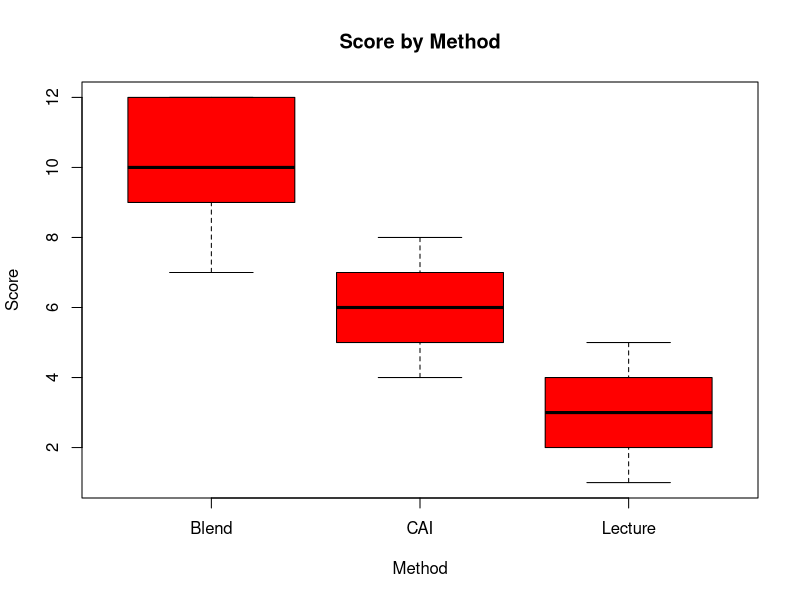

Recreate this plot in R.
# ANCOVA

# Essentially, ANCOVA helps to determine whether there are
# significant differences between groups after adjusting for
# the covariates. The key advantage of ANCOVA is that it helps to
# remove the variance from the dependent variable that is explained by
# the covariates, allowing a clearer comparison of the group effects.

# Example: Suppose we want to compare the effectiveness of three different
# teaching methods (Method A, Method B, and Method C) on students' final exam scores.
# However, we also want to account for the students' prior knowledge,
# which we measure using their scores on a pre-test. In this case,
# the teaching method is the independent variable, the final exam score is the dependent variable,
# and the pre-test score is the covariate. By using ANCOVA, we can adjust the final exam scores
# based on the pre-test scores, allowing us to more accurately assess the impact of the teaching methods.

Method<-c("Lecture", "Lecture" , "Lecture", "Lecture", "Lecture", 
          "CAI", "CAI","CAI","CAI","CAI", 
          "Blend", "Blend","Blend","Blend","Blend")
Inter.Marks<-c(4,3,5,2,1,8,6,7,4,5,7,9,10,12,12)
UG.Test<-c(6,5,6,4,4,8,5,9,7,6,9,8,11,12,15)
UG.Test
score<-data.frame(Method,Inter.Marks,UG.Test)
score

boxplot(Inter.Marks~Method,
        data=score,
        main="Score by Method",
        xlab = "Method", ylab="Score",
        col ="red", border="black")


model1 <- aov(UG.Test ~ Method, data = score)
summary(model1)
summary.aov(model1)

model2 <- aov(Inter.Marks ~ Method, data = score)
summary(model2)

model <- lm(UG.Test ~ Method + Inter.Marks, data = score)
summary(model)
summary.aov(model)

# Interaction plot (:)
model3 <- lm(UG.Test ~ Method * Inter.Marks, data = score)
summary(model3)
summary.aov(model3)


library(car)

ancova_model <- aov(UG.Test ~ Method + Inter.Marks, data = score)
summary(ancova_model)

Anova(ancova_model, type = "III")

###########----------------------------------
# Example: ANCOVA for Marketing Campaign
#---------------------------------------

data <- data.frame(
  sales = c(150,160,180,190,200,210,195,185,210,220,230,235),
  campaign = factor(rep(c("A","B","C"), each = 4)),
  budget = c(10,12,14,15,9,11,13,14,8,10,12,13)
)

# ===============================
# Example Scenarios (ANCOVA in BI)
# ===============================

# Marketing
# Dependent Variable: Sales revenue
# Factor (Group): Campaign type
# Covariate (Control): Ad spend
# Insight: Which campaign performs best after controlling for budget?

# HR Analytics
# Dependent Variable: Employee productivity
# Factor (Group): Department
# Covariate (Control): Experience
# Insight: Do departments differ in productivity after adjusting for experience?

# Retail
# Dependent Variable: Customer satisfaction
# Factor (Group): Store location
# Covariate (Control): Store size
# Insight: Are urban stores better after controlling for size?

# Manufacturing
# Dependent Variable: Defect rate
# Factor (Group): Machine type
# Covariate (Control): Operator experience
# Insight: Does machine type affect defects beyond experience level?


# ===========================================
# Business Intelligence Insights from ANCOVA
# ===========================================

# Marketing
# Use Case: Compare campaigns adjusting for budget
# Strategic Insight: Identify true ROI differences

# Finance
# Use Case: Compare branch profits adjusting for economic conditions
# Strategic Insight: Measure efficiency unbiased by market factors

# Operations
# Use Case: Compare shift productivity adjusting for machine runtime
# Strategic Insight: Assess process improvement effectiveness

# HR
# Use Case: Compare performance across teams adjusting for experience
# Strategic Insight: Fair evaluation of managers

# Sales Analytics
# Use Case: Compare regional sales adjusting for population
# Strategic Insight: Reveal true market penetration

##Create Dataset
data<- data.frame(
  method = factor(rep(c("A", "B"), each = 10)),
  study_hours = c(5,6,7,8,6,7,5,6,7,8,4,5,6,5,4,6,5,4,6,5),
  score = c(70,75,80,85,78,82,74,76,81,86,65,68,72,70,66,73,69,67,71,68)
)

head(data)


#Run ANCOVA Model
model<- lm(score~method + study_hours, data = data)
summary(model)
anova(model)


# Online vs Physical
data2 <- data.frame(
  type = factor(rep(c("Online", "Physical"), each = 5)),
  attendance = c(60,65,70,75,80, 55,60,65,70,60),
  marks = c(65,70,75,80,85,60,65,70,72,68)
)
lm(marks~type+attendance, data=data2)
